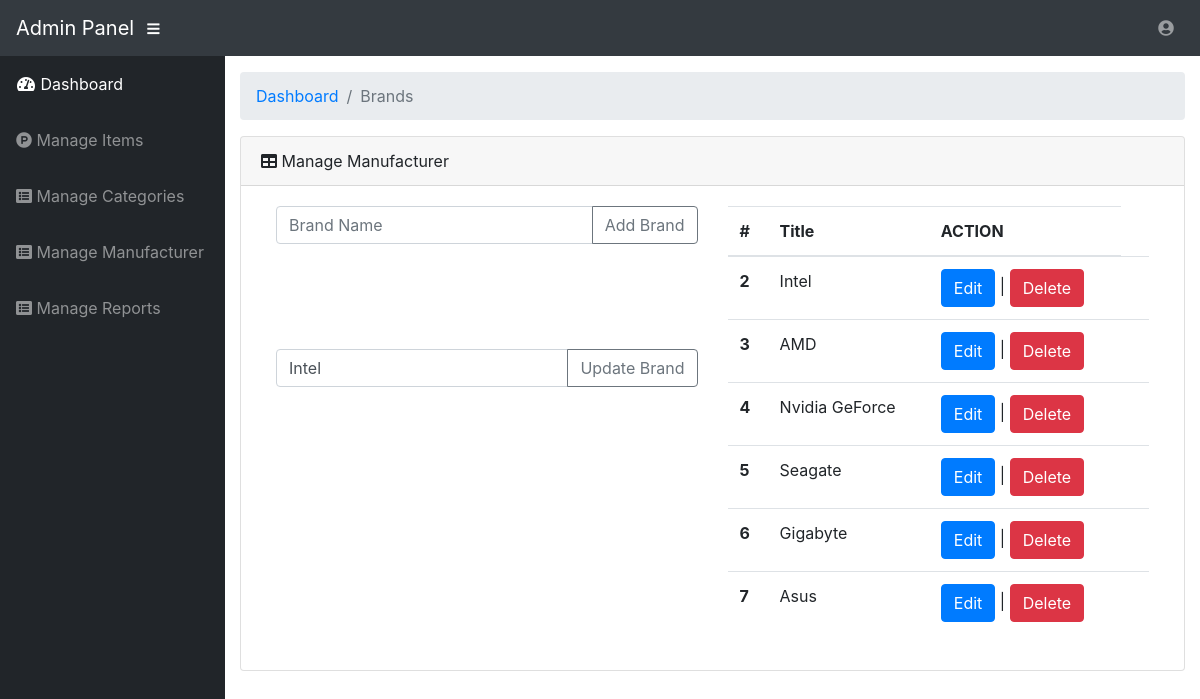
Screenshot of /admin/manufacturer.php?edit=2 with the database file from the repository.
### tables this page shows
CREATE TABLE `manufacturer` (
  `id` int(11) NOT NULL,
  `name` varchar(255) NOT NULL
);

### admin/inc/functions.php (called while the page is built, shortened)
<?php
function get_all_brands(){
	global $conn;
	$query = "SELECT * FROM manufacturer";
	$result = mysqli_query($conn,$query);
	return $result;
}
function get_brand_by_id($id){
	global $conn;
	$query = "SELECT * FROM `manufacturer` WHERE id=".$id." ";
	$result = mysqli_query($conn,$query);
	return $result;
}
function escape_string($string)
{
	global $conn;
	return mysqli_real_escape_string($conn, $string);
}

### admin/manufacturer.php (the view, shortened to what this page needs)
<?php include 'inc/header.php'; ?>
<body id="page-top">
<?php include 'inc/navbar-top.php'; ?>
  <div id="wrapper">
    <?php include 'inc/sidebar.php'; ?>
    <div id="content-wrapper">
      <div class="container-fluid">
        <ol class="breadcrumb">
          <li class="breadcrumb-item">
            <a href="#">Dashboard</a>
          </li>
          <li class="breadcrumb-item active">Brands</li>
        </ol>
        <div class="card mb-3">
          <div class="card-header">
            <i class="fas fa-table"></i>
            Manage Manufacturer</div>
          <div class="card-body">
<div class="container">
            	<div class="row">
					  <div class="col-6">
						<form method="post" accept="#">
						<div class="input-group mb-3">
						  <input type="text" name="title" class="form-control" placeholder="Brand Name" aria-label="Recipient's username" aria-describedby="button-addon2">
						  <div class="input-group-append">
						    <button class="btn btn-outline-secondary" name="add-brand" type="submit" id="button-addon2">Add Brand</button>
						  </div>
						</div>
						</form>
						<?php
							if (isset($_GET['edit'])) {
								include 'inc/update_manufacturer.php';
							}
						?>
					</div>
					  <div class="col-6">
					  <div class="table-responsive">
					  <table class="table">
						  <thead>
						    <tr>
						      <th scope="col">#</th>
						      <th scope="col">Title</th>
						      <th scope="col">ACTION</th>
						    </tr>
						  </thead>
						  <tbody>
						  	<?php
						  		$result = get_all_brands();
						  		if(!$result)
						  		{
						  			$message = "Query Failed";
						  		}else{
						  			while ($row = mysqli_fetch_assoc($result)) {
						  				$id = $row['id'];
						  				$name = $row['name'];
						  				?>
						  				<tr>
										      <th scope="row"><?php echo $id ?></th>
										      <td><?php echo $name; ?></td>
										      <td><a href="manufacturer.php?edit=<?php echo $id; ?>" class="btn btn-primary">Edit</a> | <a href="manufacturer.php?delete=<?php echo $id; ?>" class="btn btn-danger">Delete</a></td>
										      <td></td>
						    			</tr>
						  			<?php
						  			}
						  		}
						  	?>
						  </tbody>
						</table>
					</div>
					</div>
				</div>
                 </div>
        </div>
      <?php include 'inc/footer.php'; ?>

### admin/inc/update_manufacturer.php (shortened to what this page needs)
<?php
	if (isset($_GET)) {
		$id = escape_string($_GET['edit']);
		$result = get_brand_by_id($id);
		while ($row = mysqli_fetch_assoc($result)) {
			$brand_name = $row['name'];
		}
	}
?>
<form method="post" accept="#" style="margin-top: 25%;">
						<div class="input-group mb-3">
						  <input value="<?php echo $brand_name; ?>" type="text" name="title" class="form-control" placeholder="Category Title" aria-label="Recipient's username" aria-describedby="button-addon2">
						  <div class="input-group-append">
						    <button class="btn btn-outline-secondary" name="update-brand" type="submit" id="button-addon2">Update Brand</button>
						  </div>
						</div>
</form>

### rows the page displays
manufacturer: title "Intel", id "2", name "Intel"
manufacturer: id "3", name "AMD"
manufacturer: id "4", name "Nvidia GeForce"
manufacturer: id "5", name "Seagate"
manufacturer: id "6", name "Gigabyte"
manufacturer: id "7", name "Asus"
